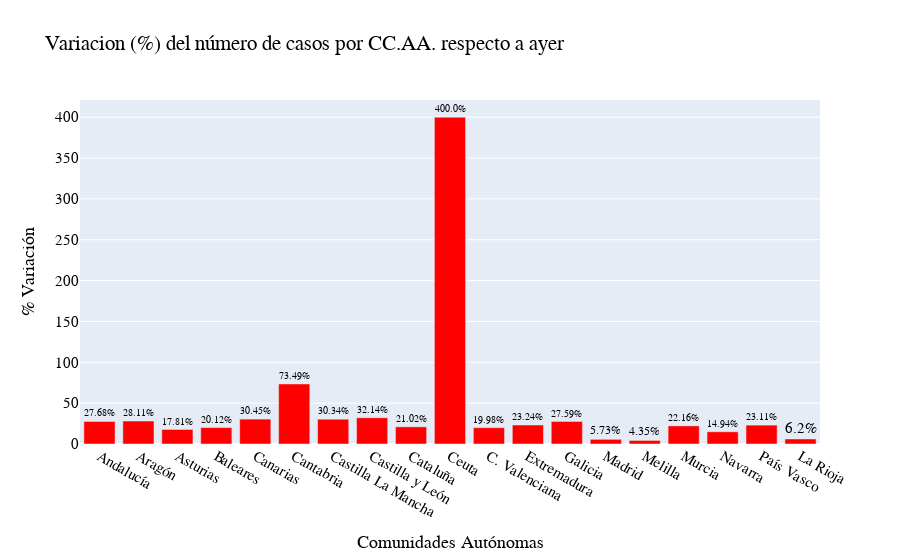

The cell this chart's notebook holds for it:
### Code cell
comunidades = tabla_variacion['CCAA']
var = tabla_variacion['% Variacion']

clrrojo = '#ff0000'
clrverde = '#00ff08'
clrs  = [clrverde if float(var[x]) < 0 else clrrojo for x in range(len(var))]

fig2 = go.Figure()

fig2.add_trace(go.Bar(
    x=comunidades,
    y=var,
    textposition='outside',
    text=var + '%',
    marker=dict(color=clrs),
    name="variacion_ccaa"
))

fig2.update_layout(
    title="Variacion (%) del número de casos por CC.AA. respecto a ayer",
    xaxis_title="Comunidades Autónomas",
    yaxis_title="% Variación",
    font=dict(
        family="Courier New, monospace",
        size=15,
        color="#000000"
    )
)

fig2.show()

### Figure 1 — Plotly figure (JSON) as saved in the notebook; plotly's stock layout.template omitted (floating-point values rounded to 4 significant figures)
{"data": [{"marker": {"color": ["#ff0000", "#ff0000", "#ff0000", "#ff0000", "#ff0000", "#ff0000", "#ff0000", "#ff0000", "#ff0000", "#ff0000", "#ff0000", "#ff0000", "#ff0000", "#ff0000", "#ff0000", "#ff0000", "#ff0000", "#ff0000", "#ff0000"]}, "name": "variacion_ccaa", "text": ["27.68%", "28.11%", "17.81%", "20.12%", "30.45%", "73.49%", "30.34%", "32.14%", "21.02%", "400.0%", "19.98%", "23.24%", "27.59%", "5.73%", "4.35%", "22.16%", "14.94%", "23.11%", "6.2%"], "textposition": "outside", "type": "bar", "x": ["Andalucía", "Aragón", "Asturias", "Baleares", "Canarias", "Cantabria", "Castilla La Mancha", "Castilla y León", "Cataluña", "Ceuta", "C. Valenciana", "Extremadura", "Galicia", "Madrid", "Melilla", "Murcia", "Navarra", "País Vasco", "La Rioja"], "y": ["27.68", "28.11", "17.81", "20.12", "30.45", "73.49", "30.34", "32.14", "21.02", "400.0", "19.98", "23.24", "27.59", "5.73", "4.35", "22.16", "14.94", "23.11", "6.2"]}], "layout": {"font": {"color": "#000000", "family": "Courier New, monospace", "size": 15}, "title": {"text": "Variacion (%) del número de casos por CC.AA. respecto a ayer"}, "xaxis": {"title": {"text": "Comunidades Autónomas"}}, "yaxis": {"title": {"text": "% Variación"}}}}
